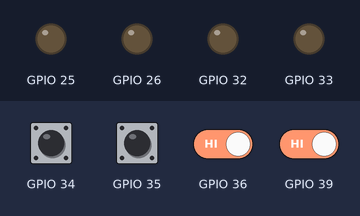
Recording of a sketch running on a simulated ESP32. Parts: output pins drawn as LEDs (lit = HIGH). The inputs (shaded band) are chosen by the test bench; at power-on: GPIO 34–36, GPIO 39 HIGH. WiFi joins after 1.5 s; servers stay silent unless stated; what the sketch prints to the serial monitor is not drawn.

Above: at 3.2 s.
3.3 s: GPIO 34 driven LOW
At 4.6 s:
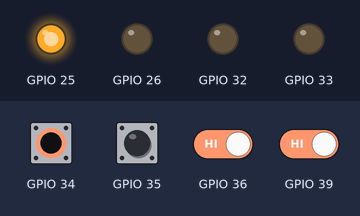
4.9 s: GPIO 35 driven LOW
At 5.9 s:
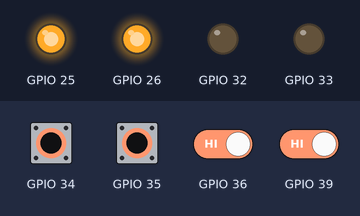
6.5 s: GPIO 36 driven LOW
At 7.1 s:
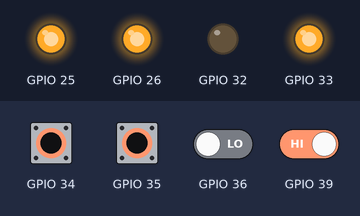
8.1 s: GPIO 39 driven LOW
At 9.4 s:
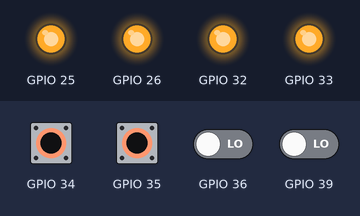
9.7 s: GPIO 34 pulsed HIGH 5 times (0.12 s each, 0.3 s apart)
At 12.3 s:
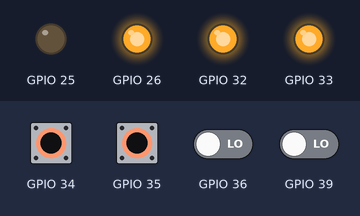
12.7 s: GPIO 35 pulsed HIGH 2 times (0.12 s each, 0.3 s apart)
At 13.07 s:
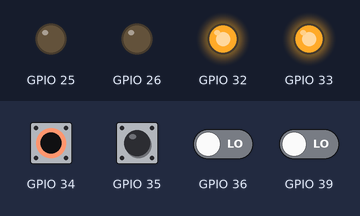
Timing chart, 0 to 15.7 s (numbered marks = the images above; inputs shaded):
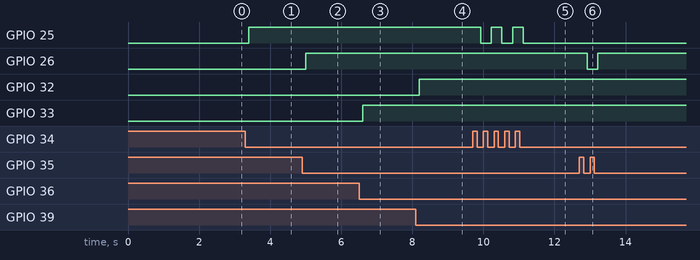

Measured:
- after the input at 3.3 s, GPIO 25: LOW → HIGH after 0.10 s
- after the input at 4.9 s, GPIO 26: LOW → HIGH after 0.10 s
- after the input at 6.5 s, GPIO 33: LOW → HIGH after 0.10 s
- after the input at 8.1 s, GPIO 32: LOW → HIGH after 0.10 s
- after the input at 9.7 s, GPIO 25: alternates HIGH for 0.30 s and LOW for 0.30 s, 5 changes in all, then stays LOW, starting after 0.22 s
- after the input at 12.7 s, GPIO 26: HIGH → LOW after 0.22 s, → HIGH 0.30 s later

The sketch:

BLE_scan.ino
```cpp
 // Import required libraries
#include "WiFi.h"
#include "ESPAsyncWebServer.h"

class RELAY {
  public:
    byte pin;       //GPIO
    boolean state;  //state of relay
  private:
    boolean sw_mode; // Relay as Normally Open (NO)=0, Normally Close (NC)=1
  public:
    RELAY(byte pin) {
      // Use 'this->' to make the difference between the
      // 'pin' attribute of the class and the
      // local variable 'pin' created from the parameter.
      this->pin = pin;
      init();
    }
    void init() {
      pinMode(pin, OUTPUT);
      // Always try to avoid duplicate code.
      // Instead of writing digitalWrite(pin, LOW) here,
      // call the function off() which already does that
      sw_mode=LOW;
      off();
    }

    void on() {
      digitalWrite(pin, HIGH);
      state=HIGH;
    }

    void off() {
      digitalWrite(pin, LOW);
      state=LOW;
    }

    void toggle() {
      if (state==HIGH) {
        digitalWrite(pin, LOW);
        state=LOW;
      }
      else if (state==LOW) {
        digitalWrite(pin, HIGH);
        state=HIGH;
      }
    }

//mode=0 OFF, mode=1 ON, mode=2 toggle
    void rlswitch(byte swmode) {
            if (swmode==0) {
              off();
            }
            if (swmode==1) {
              on();
            }
            if (swmode==2) {
              toggle();
            }
    }
}; // don't forget the semicolon at the end of the class

RELAY Relay1(25);
RELAY Relay2(26);
RELAY Relay3(33);
RELAY Relay4(32);

class BUTTON {
  public:
    byte pin;
    byte state;
  private:
    byte lastReading;
    unsigned long lastDebounceTime = 0;
    unsigned long debounceDelay = 100;
  public:
    BUTTON(byte pin) {
      this->pin = pin;
      lastReading = LOW;
      init();
    }
    void init() {
      pinMode(pin, INPUT);
      update();
    }
    void update() {
      // You can handle the debounce of the button directly
      // in the class, so you don't have to think about it
      // elsewhere in your code
      byte newReading = digitalRead(pin);

      if (newReading != lastReading) {
        lastDebounceTime = millis();
      }
      if (millis() - lastDebounceTime > debounceDelay) {
        // Update the 'state' attribute only if debounce is checked
        state = newReading;
      }
      lastReading = newReading;
    }

    byte getState() {
      update();
      return state;
    }
    bool isPressed() {
      return (getState() == HIGH);
    }
}; // don't forget the semicolon at the end of the class

BUTTON button1(34);
BUTTON button2(35);
BUTTON button3(36);
BUTTON button4(39);

// Replace with your network credentials
const char* ssid = "[SSID NETWORK]";
const char* password = "[PASSWORD NETWORK]";

const char* PARAM_INPUT_1 = "relay";
const char* PARAM_INPUT_2 = "state";

// Create AsyncWebServer object on port 80
AsyncWebServer server(80);

const char index_html[] PROGMEM = R"rawliteral(
<!DOCTYPE HTML><html>
<head>
  <meta name="viewport" content="width=device-width, initial-scale=1">
  <style>
    html {font-family: Arial; display: inline-block; text-align: center;}
    h2 {font-size: 3.0rem;}
    p {font-size: 3.0rem;}
    body {max-width: 600px; margin:0px auto; padding-bottom: 25px;}
    .switch {position: relative; display: inline-block; width: 120px; height: 68px}
    .switch input {display: none}
    .slider {position: absolute; top: 0; left: 0; right: 0; bottom: 0; background-color: #ccc; border-radius: 34px}
    .slider:before {position: absolute; content: ""; height: 52px; width: 52px; left: 8px; bottom: 8px; background-color: #fff; -webkit-transition: .4s; transition: .4s; border-radius: 68px}
    input:checked+.slider {background-color: #2196F3}
    input:checked+.slider:before {-webkit-transform: translateX(52px); -ms-transform: translateX(52px); transform: translateX(52px)}
  </style>
</head>
<body>
  <h2>ESP Web Server</h2>
  %BUTTONPLACEHOLDER%
<script>function toggleCheckbox(element) {
  var xhr = new XMLHttpRequest();
  if(element.checked){ xhr.open("GET", "/update?relay="+element.id+"&state=1", true); }
  else { xhr.open("GET", "/update?relay="+element.id+"&state=0", true); }
  xhr.send();
}</script>
</body>
</html>
)rawliteral";

// Replaces placeholder with button section in your web page
String processor(const String& var){
  //Serial.println(var);
  if(var == "BUTTONPLACEHOLDER"){
    String buttons ="";
      String relayStateValue = relayState(Relay1.pin);
      buttons+= "<h4>Relay 1</h4><label class=\"switch\"><input type=\"checkbox\" onchange=\"toggleCheckbox(this)\" id=1"+ relayStateValue +"><span class=\"slider\"></span></label>";
      relayStateValue = relayState(Relay2.pin);
      buttons+= "<h4>Relay 2</h4><label class=\"switch\"><input type=\"checkbox\" onchange=\"toggleCheckbox(this)\" id=2"+ relayStateValue +"><span class=\"slider\"></span></label>";
      relayStateValue = relayState(Relay3.pin);
      buttons+= "<h4>Relay 3</h4><label class=\"switch\"><input type=\"checkbox\" onchange=\"toggleCheckbox(this)\" id=3"+ relayStateValue +"><span class=\"slider\"></span></label>";
      relayStateValue = relayState(Relay4.pin);
      buttons+= "<h4>Relay 4</h4><label class=\"switch\"><input type=\"checkbox\" onchange=\"toggleCheckbox(this)\" id=4"+ relayStateValue +"><span class=\"slider\"></span></label>";
    return buttons;
  }
  return String();
}

String relayState(int pin_N){
    if(digitalRead(pin_N)){
      return "";
    }
    else {
      return "checked";
    }

  return "";
}

void action1() {
  if (digitalRead(button1.pin)==0){
  volatile byte buttonstate=digitalRead(button1.pin);
  delay(100);
    if(digitalRead(button1.pin)==0){
      Relay1.toggle();
    }
  }
}

void action2() {
  if (digitalRead(button2.pin)==0){
  volatile byte buttonstate=digitalRead(button2.pin);
  delay(100);
    if(digitalRead(button2.pin)==0){
      Relay2.toggle();
    }
  }
}

void action3() {
  if (digitalRead(button3.pin)==0){
  volatile byte buttonstate=digitalRead(button3.pin);
  delay(100);
    if(digitalRead(button3.pin)==0){
      Relay3.toggle();
    }
  }
}

void action4() {
  if (digitalRead(button4.pin)==0){
  volatile byte buttonstate=digitalRead(button4.pin);
  delay(100);
    if(digitalRead(button4.pin)==0){
      Relay4.toggle();
    }
  }
}


void setup(){
  // Serial port for debugging purposes
  Serial.begin(115200);

  // Set all relays to off when the program starts - if set to Normally Open (NO), the relay is off when you set the relay to HIGH
  attachInterrupt(digitalPinToInterrupt(button1.pin),action1,FALLING);
  attachInterrupt(digitalPinToInterrupt(button2.pin),action2,FALLING);
  attachInterrupt(digitalPinToInterrupt(button3.pin),action3,FALLING);
  attachInterrupt(digitalPinToInterrupt(button4.pin),action4,FALLING);

  // Connect to Wi-Fi
  WiFi.begin(ssid, password);
  while (WiFi.status() != WL_CONNECTED) {
    delay(1000);
    Serial.println("Connecting to WiFi..");
  }

  // Print ESP32 Local IP Address
  Serial.println(WiFi.localIP());

  // Route for root / web page
  server.on("/", HTTP_GET, [](AsyncWebServerRequest *request){
    request->send_P(200, "text/html", index_html, processor);
  });

  // Start server
  server.begin();
}

void loop() {

}
```
